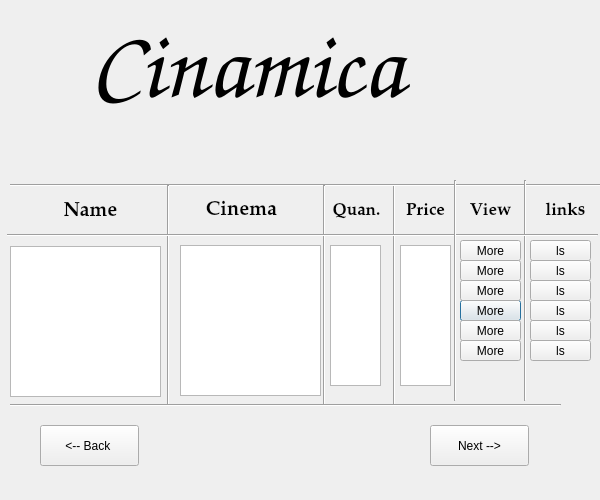
<?xml version="1.0" encoding="UTF-8"?>
<ui version="4.0">
 <class>Page6Cust</class>
 <widget class="QDialog" name="Page6Cust">
  <property name="geometry">
   <rect>
    <x>0</x>
    <y>0</y>
    <width>600</width>
    <height>500</height>
   </rect>
  </property>
  <property name="windowTitle">
   <string>Dialog</string>
  </property>
  <widget class="QPushButton" name="pushButton_4">
   <property name="geometry">
    <rect>
     <x>460</x>
     <y>300</y>
     <width>61</width>
     <height>21</height>
    </rect>
   </property>
   <property name="text">
    <string>More</string>
   </property>
  </widget>
  <widget class="QPushButton" name="pushButton_5">
   <property name="geometry">
    <rect>
     <x>460</x>
     <y>320</y>
     <width>61</width>
     <height>21</height>
    </rect>
   </property>
   <property name="text">
    <string>More</string>
   </property>
  </widget>
  <widget class="QPushButton" name="pushButton_11">
   <property name="geometry">
    <rect>
     <x>530</x>
     <y>340</y>
     <width>61</width>
     <height>21</height>
    </rect>
   </property>
   <property name="text">
    <string>ls</string>
   </property>
  </widget>
  <widget class="QLabel" name="label_3">
   <property name="geometry">
    <rect>
     <x>186</x>
     <y>195</y>
     <width>111</width>
     <height>31</height>
    </rect>
   </property>
   <property name="font">
    <font>
     <family>URW Palladio L</family>
     <pointsize>15</pointsize>
     <weight>75</weight>
     <bold>true</bold>
    </font>
   </property>
   <property name="text">
    <string>Cinema</string>
   </property>
   <property name="alignment">
    <set>Qt::AlignCenter</set>
   </property>
  </widget>
  <widget class="QPushButton" name="pushButton_2">
   <property name="geometry">
    <rect>
     <x>460</x>
     <y>260</y>
     <width>61</width>
     <height>21</height>
    </rect>
   </property>
   <property name="text">
    <string>More</string>
   </property>
  </widget>
  <widget class="QLabel" name="label_10">
   <property name="geometry">
    <rect>
     <x>460</x>
     <y>195</y>
     <width>61</width>
     <height>31</height>
    </rect>
   </property>
   <property name="font">
    <font>
     <family>URW Palladio L</family>
     <pointsize>13</pointsize>
     <weight>75</weight>
     <bold>true</bold>
    </font>
   </property>
   <property name="text">
    <string>View</string>
   </property>
   <property name="alignment">
    <set>Qt::AlignCenter</set>
   </property>
  </widget>
  <widget class="QLabel" name="label_11">
   <property name="geometry">
    <rect>
     <x>530</x>
     <y>190</y>
     <width>71</width>
     <height>41</height>
    </rect>
   </property>
   <property name="font">
    <font>
     <family>URW Palladio L</family>
     <pointsize>13</pointsize>
     <weight>75</weight>
     <bold>true</bold>
    </font>
   </property>
   <property name="text">
    <string>links</string>
   </property>
   <property name="alignment">
    <set>Qt::AlignCenter</set>
   </property>
  </widget>
  <widget class="QPushButton" name="pushButton_8">
   <property name="geometry">
    <rect>
     <x>40</x>
     <y>425</y>
     <width>99</width>
     <height>41</height>
    </rect>
   </property>
   <property name="text">
    <string>&lt;-- Back </string>
   </property>
  </widget>
  <widget class="QPushButton" name="pushButton_3">
   <property name="geometry">
    <rect>
     <x>460</x>
     <y>280</y>
     <width>61</width>
     <height>21</height>
    </rect>
   </property>
   <property name="text">
    <string>More</string>
   </property>
  </widget>
  <widget class="QListWidget" name="CinemaLs">
   <property name="geometry">
    <rect>
     <x>180</x>
     <y>245</y>
     <width>141</width>
     <height>151</height>
    </rect>
   </property>
  </widget>
  <widget class="Line" name="line_3">
   <property name="geometry">
    <rect>
     <x>339</x>
     <y>185</y>
     <width>111</width>
     <height>221</height>
    </rect>
   </property>
   <property name="orientation">
    <enum>Qt::Vertical</enum>
   </property>
  </widget>
  <widget class="QPushButton" name="pushButton_14">
   <property name="geometry">
    <rect>
     <x>530</x>
     <y>320</y>
     <width>61</width>
     <height>21</height>
    </rect>
   </property>
   <property name="text">
    <string>ls</string>
   </property>
  </widget>
  <widget class="QPushButton" name="pushButton_7">
   <property name="geometry">
    <rect>
     <x>430</x>
     <y>425</y>
     <width>99</width>
     <height>41</height>
    </rect>
   </property>
   <property name="text">
    <string>Next --&gt;</string>
   </property>
  </widget>
  <widget class="Line" name="line_4">
   <property name="geometry">
    <rect>
     <x>10</x>
     <y>165</y>
     <width>591</width>
     <height>41</height>
    </rect>
   </property>
   <property name="orientation">
    <enum>Qt::Horizontal</enum>
   </property>
  </widget>
  <widget class="QPushButton" name="pushButton_12">
   <property name="geometry">
    <rect>
     <x>530</x>
     <y>280</y>
     <width>61</width>
     <height>21</height>
    </rect>
   </property>
   <property name="text">
    <string>ls</string>
   </property>
  </widget>
  <widget class="Line" name="line_2">
   <property name="geometry">
    <rect>
     <x>279</x>
     <y>185</y>
     <width>91</width>
     <height>221</height>
    </rect>
   </property>
   <property name="orientation">
    <enum>Qt::Vertical</enum>
   </property>
  </widget>
  <widget class="QLabel" name="label_5">
   <property name="geometry">
    <rect>
     <x>390</x>
     <y>190</y>
     <width>71</width>
     <height>41</height>
    </rect>
   </property>
   <property name="font">
    <font>
     <family>URW Palladio L</family>
     <pointsize>13</pointsize>
     <weight>75</weight>
     <bold>true</bold>
    </font>
   </property>
   <property name="text">
    <string>Price</string>
   </property>
   <property name="alignment">
    <set>Qt::AlignCenter</set>
   </property>
  </widget>
  <widget class="Line" name="line">
   <property name="geometry">
    <rect>
     <x>123</x>
     <y>185</y>
     <width>91</width>
     <height>221</height>
    </rect>
   </property>
   <property name="orientation">
    <enum>Qt::Vertical</enum>
   </property>
  </widget>
  <widget class="Line" name="line_8">
   <property name="geometry">
    <rect>
     <x>480</x>
     <y>180</y>
     <width>91</width>
     <height>221</height>
    </rect>
   </property>
   <property name="orientation">
    <enum>Qt::Vertical</enum>
   </property>
  </widget>
  <widget class="QPushButton" name="pushButton_13">
   <property name="geometry">
    <rect>
     <x>530</x>
     <y>240</y>
     <width>61</width>
     <height>21</height>
    </rect>
   </property>
   <property name="text">
    <string>ls</string>
   </property>
  </widget>
  <widget class="QLabel" name="label_2">
   <property name="geometry">
    <rect>
     <x>20</x>
     <y>196</y>
     <width>141</width>
     <height>31</height>
    </rect>
   </property>
   <property name="font">
    <font>
     <family>URW Palladio L</family>
     <pointsize>15</pointsize>
     <weight>75</weight>
     <bold>true</bold>
    </font>
   </property>
   <property name="text">
    <string>Name</string>
   </property>
   <property name="alignment">
    <set>Qt::AlignCenter</set>
   </property>
  </widget>
  <widget class="QListWidget" name="NameLs">
   <property name="geometry">
    <rect>
     <x>10</x>
     <y>246</y>
     <width>151</width>
     <height>151</height>
    </rect>
   </property>
  </widget>
  <widget class="QLabel" name="label">
   <property name="geometry">
    <rect>
     <x>90</x>
     <y>5</y>
     <width>401</width>
     <height>121</height>
    </rect>
   </property>
   <property name="font">
    <font>
     <family>Comic Sans MS</family>
     <pointsize>72</pointsize>
     <weight>75</weight>
     <italic>true</italic>
     <bold>true</bold>
    </font>
   </property>
   <property name="text">
    <string>Cinamica</string>
   </property>
  </widget>
  <widget class="QPushButton" name="pushButton">
   <property name="geometry">
    <rect>
     <x>460</x>
     <y>240</y>
     <width>61</width>
     <height>21</height>
    </rect>
   </property>
   <property name="text">
    <string>More</string>
   </property>
  </widget>
  <widget class="QListWidget" name="QuanLs">
   <property name="geometry">
    <rect>
     <x>330</x>
     <y>245</y>
     <width>51</width>
     <height>141</height>
    </rect>
   </property>
  </widget>
  <widget class="Line" name="line_7">
   <property name="geometry">
    <rect>
     <x>10</x>
     <y>390</y>
     <width>551</width>
     <height>31</height>
    </rect>
   </property>
   <property name="orientation">
    <enum>Qt::Horizontal</enum>
   </property>
  </widget>
  <widget class="QPushButton" name="pushButton_6">
   <property name="geometry">
    <rect>
     <x>460</x>
     <y>340</y>
     <width>61</width>
     <height>21</height>
    </rect>
   </property>
   <property name="text">
    <string>More</string>
   </property>
  </widget>
  <widget class="Line" name="line_5">
   <property name="geometry">
    <rect>
     <x>7</x>
     <y>225</y>
     <width>591</width>
     <height>20</height>
    </rect>
   </property>
   <property name="orientation">
    <enum>Qt::Horizontal</enum>
   </property>
  </widget>
  <widget class="Line" name="line_9">
   <property name="geometry">
    <rect>
     <x>400</x>
     <y>180</y>
     <width>111</width>
     <height>221</height>
    </rect>
   </property>
   <property name="orientation">
    <enum>Qt::Vertical</enum>
   </property>
  </widget>
  <widget class="QListWidget" name="PriceLs">
   <property name="geometry">
    <rect>
     <x>400</x>
     <y>245</y>
     <width>51</width>
     <height>141</height>
    </rect>
   </property>
  </widget>
  <widget class="QLabel" name="label_4">
   <property name="geometry">
    <rect>
     <x>326</x>
     <y>195</y>
     <width>61</width>
     <height>31</height>
    </rect>
   </property>
   <property name="font">
    <font>
     <family>URW Palladio L</family>
     <pointsize>13</pointsize>
     <weight>75</weight>
     <bold>true</bold>
    </font>
   </property>
   <property name="text">
    <string>Quan.</string>
   </property>
   <property name="alignment">
    <set>Qt::AlignCenter</set>
   </property>
  </widget>
  <widget class="QPushButton" name="pushButton_9">
   <property name="geometry">
    <rect>
     <x>530</x>
     <y>260</y>
     <width>61</width>
     <height>21</height>
    </rect>
   </property>
   <property name="text">
    <string>ls</string>
   </property>
  </widget>
  <widget class="QPushButton" name="pushButton_10">
   <property name="geometry">
    <rect>
     <x>530</x>
     <y>300</y>
     <width>61</width>
     <height>21</height>
    </rect>
   </property>
   <property name="text">
    <string>ls</string>
   </property>
  </widget>
 </widget>
 <resources/>
 <connections/>
</ui>
